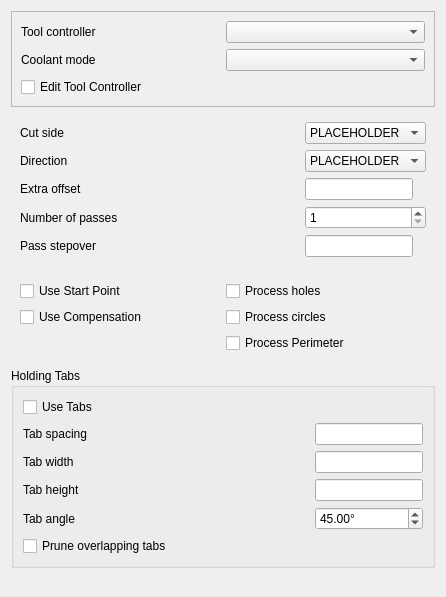
<?xml version="1.0" encoding="UTF-8"?>
<ui version="4.0">
 <class>Form</class>
 <widget class="QWidget" name="Form">
  <property name="geometry">
   <rect>
    <x>0</x>
    <y>0</y>
    <width>446</width>
    <height>597</height>
   </rect>
  </property>
  <property name="windowTitle">
   <string notr="true">Form</string>
  </property>
  <layout class="QGridLayout" name="gridLayout_4">
   <item row="0" column="0">
    <widget class="QFrame" name="frame">
     <property name="frameShape">
      <enum>QFrame::StyledPanel</enum>
     </property>
     <property name="frameShadow">
      <enum>QFrame::Raised</enum>
     </property>
     <layout class="QGridLayout" name="gridLayout_3">
      <item row="0" column="0">
       <widget class="QLabel" name="label">
        <property name="text">
         <string>Tool controller</string>
        </property>
       </widget>
      </item>
      <item row="0" column="1">
       <widget class="QComboBox" name="toolController">
        <property name="toolTip">
         <string>The tool and its settings to be used for this operation</string>
        </property>
       </widget>
      </item>
      <item row="1" column="0">
       <widget class="QLabel" name="label_2">
        <property name="text">
         <string>Coolant mode</string>
        </property>
       </widget>
      </item>
      <item row="1" column="1">
       <widget class="QComboBox" name="coolantController">
        <property name="toolTip">
         <string>The tool and its settings to be used for this operation</string>
        </property>
       </widget>
      </item>
      <item row="2" column="0" colspan="2">
       <widget class="QCheckBox" name="editToolController">
        <property name="text">
         <string>Edit Tool Controller</string>
        </property>
       </widget>
      </item>
     </layout>
    </widget>
   </item>
   <item row="1" column="0">
    <widget class="QWidget" name="widget">
     <layout class="QGridLayout" name="gridLayout">
      <item row="0" column="0">
       <widget class="QLabel" name="cutSideLabel">
        <property name="text">
         <string>Cut side</string>
        </property>
       </widget>
      </item>
      <item row="0" column="1">
       <widget class="QComboBox" name="cutSide">
        <property name="toolTip">
         <string>Specify if the profile should be performed inside or outside the base geometry features. This only matters if 'Use compensation' is checked (the default).</string>
        </property>
        <item>
         <property name="text">
          <string>PLACEHOLDER</string>
         </property>
        </item>
       </widget>
      </item>
      <item row="1" column="0">
       <widget class="QLabel" name="directionLabel">
        <property name="text">
         <string>Direction</string>
        </property>
       </widget>
      </item>
      <item row="1" column="1">
       <widget class="QComboBox" name="direction">
        <property name="toolTip">
         <string>The direction in which the profile is performed, clockwise or counterclockwise</string>
        </property>
        <item>
         <property name="text">
          <string>PLACEHOLDER</string>
         </property>
        </item>
       </widget>
      </item>
      <item row="2" column="0">
       <widget class="QLabel" name="extraOffsetLabel">
        <property name="text">
         <string>Extra offset</string>
        </property>
       </widget>
      </item>
     <item row="2" column="1">
       <widget class="Gui::InputField" name="extraOffset">
        <property name="sizePolicy">
         <sizepolicy hsizetype="Fixed" vsizetype="Fixed">
          <horstretch>0</horstretch>
          <verstretch>0</verstretch>
         </sizepolicy>
        </property>
        <property name="toolTip">
         <string>The amount of extra material left by this operation in relation to the target shape</string>
        </property>
       </widget>
      </item>
      <item row="3" column="0">
       <widget class="QLabel" name="numPassesLabel">
        <property name="text">
         <string>Number of passes</string>
        </property>
       </widget>
      </item>
     <item row="3" column="1">
       <widget class="QSpinBox" name="numPasses">
	    <property name="minimum">
		 <number>1</number>
        </property>
        <property name="toolTip">
         <string>The number of passes to do. If more than one, requires a non-zero value for 'Pass stepover'.</string>
        </property>
       </widget>
      </item>
      <item row="4" column="0">
       <widget class="QLabel" name="stepoverLabel">
        <property name="text">
         <string>Pass stepover</string>
        </property>
       </widget>
      </item>
     <item row="4" column="1">
       <widget class="Gui::InputField" name="stepover">
        <property name="sizePolicy">
         <sizepolicy hsizetype="Fixed" vsizetype="Fixed">
          <horstretch>0</horstretch>
          <verstretch>0</verstretch>
         </sizepolicy>
        </property>
        <property name="toolTip">
         <string>If doing multiple passes, the extra offset of each additional pass</string>
        </property>
       </widget>
      </item>
      </layout>
    </widget>
   </item>
   <item row="2" column="0">
    <widget class="QWidget" name="widget_2">
     <layout class="QGridLayout" name="gridLayout_2">
      <item row="0" column="0">
       <widget class="QCheckBox" name="useStartPoint">
        <property name="toolTip">
         <string>Check if this operation should use a starting point</string>
        </property>
        <property name="text">
         <string>Use Start Point</string>
        </property>
       </widget>
      </item>
      <item row="0" column="1">
       <widget class="QCheckBox" name="processHoles">
        <property name="toolTip">
         <string>Check if this profile operation should also process holes in the base geometry. Found holes are automatically offset on the opposite cut side and performed in the opposite direction as perimeters. Note that this does not include cylindrical holes, the assumption being that they will get drilled</string>
        </property>
        <property name="text">
         <string>Process holes</string>
        </property>
       </widget>
      </item>
      <item row="1" column="0">
       <widget class="QCheckBox" name="useCompensation">
        <property name="toolTip">
         <string>If checked, the profile operation is offset by the tool radius. The offset direction is determined by 'Cut side'.</string>
        </property>
        <property name="text">
         <string>Use Compensation</string>
        </property>
       </widget>
      </item>
      <item row="1" column="1">
       <widget class="QCheckBox" name="processCircles">
        <property name="toolTip">
         <string>Check if you want this profile operation to also be applied to cylindrical holes, which normally get drilled. This can be useful if no drill of adequate size is available or the number of holes don't warrant a tool change. Note that the cut side and direction is reversed in respect to the specified values.</string>
        </property>
        <property name="text">
         <string>Process circles</string>
        </property>
       </widget>
      </item>
      <item row="2" column="1">
       <widget class="QCheckBox" name="processPerimeter">
        <property name="toolTip">
         <string>Check if this profile operation should also process the outside perimeter of the base geometry shapes</string>
        </property>
        <property name="text">
         <string>Process Perimeter</string>
        </property>
       </widget>
      </item>
     </layout>
    </widget>
   </item>
   <item row="3" column="0">
    <widget class="QGroupBox" name="tabGroup">
     <property name="title">
      <string>Holding Tabs</string>
     </property>
     <layout class="QGridLayout" name="gridLayout_tabs">
      <item row="0" column="0" colspan="2">
       <widget class="QCheckBox" name="useTabs">
        <property name="toolTip">
         <string>Enable holding tabs to keep the part attached to the stock during profiling</string>
        </property>
        <property name="text">
         <string>Use Tabs</string>
        </property>
       </widget>
      </item>
      <item row="1" column="0">
       <widget class="QLabel" name="tabSpacingLabel">
        <property name="text">
         <string>Tab spacing</string>
        </property>
       </widget>
      </item>
      <item row="1" column="1">
       <widget class="Gui::InputField" name="tabSpacing">
        <property name="sizePolicy">
         <sizepolicy hsizetype="Fixed" vsizetype="Fixed">
          <horstretch>0</horstretch>
          <verstretch>0</verstretch>
         </sizepolicy>
        </property>
        <property name="toolTip">
         <string>Approximate distance between tabs along each contour</string>
        </property>
       </widget>
      </item>
      <item row="2" column="0">
       <widget class="QLabel" name="tabWidthLabel">
        <property name="text">
         <string>Tab width</string>
        </property>
       </widget>
      </item>
      <item row="2" column="1">
       <widget class="Gui::InputField" name="tabWidth">
        <property name="sizePolicy">
         <sizepolicy hsizetype="Fixed" vsizetype="Fixed">
          <horstretch>0</horstretch>
          <verstretch>0</verstretch>
         </sizepolicy>
        </property>
        <property name="toolTip">
         <string>Width of each holding tab</string>
        </property>
       </widget>
      </item>
      <item row="3" column="0">
       <widget class="QLabel" name="tabHeightLabel">
        <property name="text">
         <string>Tab height</string>
        </property>
       </widget>
      </item>
      <item row="3" column="1">
       <widget class="Gui::InputField" name="tabHeight">
        <property name="sizePolicy">
         <sizepolicy hsizetype="Fixed" vsizetype="Fixed">
          <horstretch>0</horstretch>
          <verstretch>0</verstretch>
         </sizepolicy>
        </property>
        <property name="toolTip">
         <string>Height of each holding tab above the final depth</string>
        </property>
       </widget>
      </item>
      <item row="4" column="0">
       <widget class="QLabel" name="tabAngleLabel">
        <property name="text">
         <string>Tab angle</string>
        </property>
       </widget>
      </item>
      <item row="4" column="1">
       <widget class="QDoubleSpinBox" name="tabAngle">
        <property name="minimum">
         <double>10.000000000000000</double>
        </property>
        <property name="maximum">
         <double>90.000000000000000</double>
        </property>
        <property name="value">
         <double>45.000000000000000</double>
        </property>
        <property name="suffix">
         <string>°</string>
        </property>
        <property name="toolTip">
         <string>Angle of tab walls (90 = rectangular, 45 = trapezoidal)</string>
        </property>
       </widget>
      </item>
      <item row="5" column="0" colspan="2">
       <widget class="QCheckBox" name="pruneTabs">
        <property name="toolTip">
         <string>Remove tabs that would be destroyed by an adjacent contour's cut</string>
        </property>
        <property name="text">
         <string>Prune overlapping tabs</string>
        </property>
       </widget>
      </item>
     </layout>
    </widget>
   </item>
   <item row="4" column="0">
    <spacer name="verticalSpacer">
     <property name="orientation">
      <enum>Qt::Vertical</enum>
     </property>
     <property name="sizeHint" stdset="0">
      <size>
       <width>20</width>
       <height>40</height>
      </size>
     </property>
    </spacer>
   </item>
  </layout>
 </widget>
 <customwidgets>
  <customwidget>
   <class>Gui::InputField</class>
   <extends>QLineEdit</extends>
   <header>Gui/InputField.h</header>
  </customwidget>
 </customwidgets>
 <tabstops>
  <tabstop>toolController</tabstop>
  <tabstop>cutSide</tabstop>
  <tabstop>direction</tabstop>
  <tabstop>extraOffset</tabstop>
  <tabstop>useStartPoint</tabstop>
  <tabstop>useCompensation</tabstop>
  <tabstop>processHoles</tabstop>
  <tabstop>processCircles</tabstop>
  <tabstop>processPerimeter</tabstop>
  <tabstop>useTabs</tabstop>
  <tabstop>tabSpacing</tabstop>
  <tabstop>tabWidth</tabstop>
  <tabstop>tabHeight</tabstop>
  <tabstop>tabAngle</tabstop>
  <tabstop>pruneTabs</tabstop>
 </tabstops>
 <resources/>
 <connections/>
</ui>
